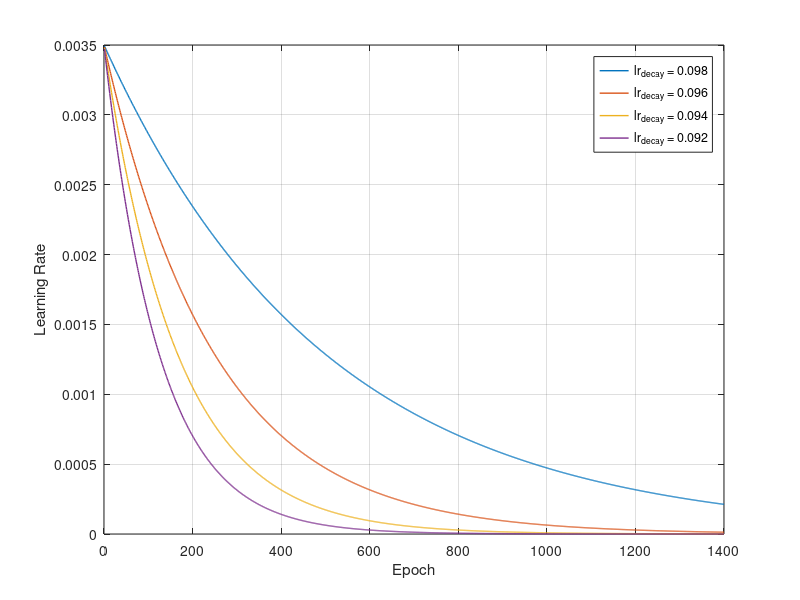

Reproduce this figure in MATLAB.
close all; clc; clear;

lr_init = 0.0035;
epoch_num = 1400;
lr = zeros(epoch_num, 1);

for i = 1:1:4
    lr_decay_ratio = 1- 0.002 * i ;
    for epoch = 1:1:epoch_num
        lr(epoch) = lr_init * lr_decay_ratio^epoch;
    end

%     plot(1:1:epoch, lr,'-o','MarkerSize',2);

    colors = get(groot,'defaultAxesColorOrder');
    hold on; grid on; box on;
    plot(1:1:epoch, lr,  'Color' , colors(i,:) ,'LineStyle', '-', 'LineWidth', 1);
end

xlabel('Epoch'); ylabel('Learning Rate');
legend('lr_{decay} = 0.098', 'lr_{decay} = 0.096', 'lr_{decay} = 0.094', 'lr_{decay} = 0.092')
